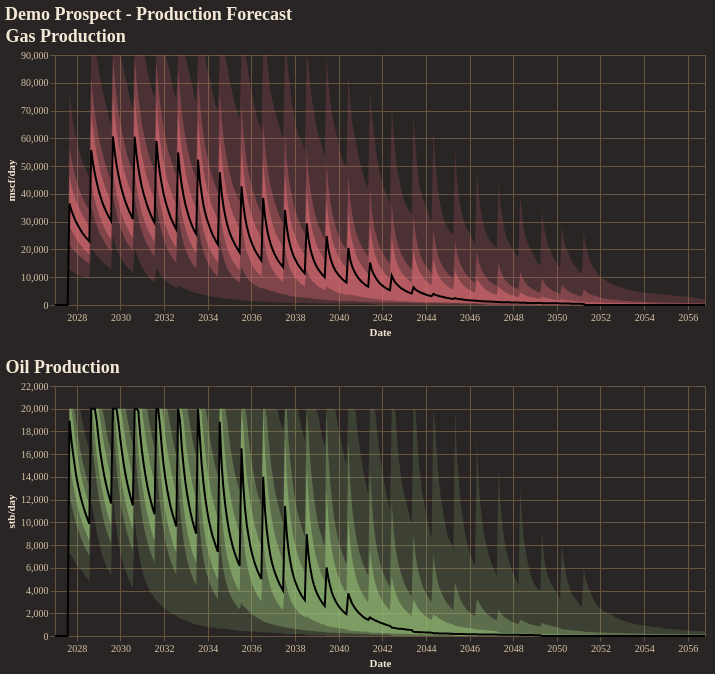

Notebook code for this chart:
### Code cell
fig = reporter.plotter.combined_production_plot(
    figsize=(650, 250),
    backend=PLOTTING_BACKEND
)
fig.show()

### Figure 1 — Vega-Lite specification as saved in the notebook (floating-point values rounded to 4 significant figures; data arrays with more than 128 entries replaced by an {"elided": "..."} marker saying what was removed)
{"config": {"background": "#292524", "view": {"fill": "#292524", "stroke": "#665340"}, "title": {"color": "#f4e9d7", "font": "Merriweather", "fontSize": 18, "fontWeight": 600, "subtitleColor": "#d5c2a6", "anchor": "start"}, "axis": {"domainColor": "#665340", "gridColor": "#665340", "tickColor": "#665340", "labelColor": "#d5c2a6", "titleColor": "#f4e9d7", "labelFont": "Merriweather", "titleFont": "Merriweather"}, "legend": {"titleColor": "#f4e9d7", "labelColor": "#d5c2a6", "labelFont": "Merriweather", "titleFont": "Merriweather", "orient": "top-right", "symbolType": "circle"}, "header": {"labelColor": "#d5c2a6", "titleColor": "#f4e9d7", "labelFont": "Merriweather", "titleFont": "Merriweather"}, "mark": {"color": "#c78d3b"}, "line": {"color": "#c78d3b"}, "bar": {"color": "#c78d3b"}, "point": {"color": "#ddb06d"}, "area": {"color": "#c78d3b", "opacity": 0.35}, "text": {"color": "#f4e9d7", "font": "Merriweather"}, "range": {"category": ["#5DA5DA", "#F28E2B", "#59C36A", "#E15759", "#B07AA1", "#4ECDC4", "#FF9DA7", "#EDC948"]}}, "vconcat": [{"layer": [{"mark": {"type": "area", "color": "rgba(224, 108, 117, 1.0)", "opacity": 0.18}, "encoding": {"tooltip": [{"field": "date", "title": "Date", "type": "temporal"}, {"field": "p01", "format": ",.2f", "title": "P01", "type": "quantitative"}, {"field": "p10", "format": ",.2f", "title": "P10", "type": "quantitative"}, {"field": "p25", "format": ",.2f", "title": "P25", "type": "quantitative"}, {"field": "p50", "format": ",.2f", "title": "P50", "type": "quantitative"}, {"field": "p75", "format": ",.2f", "title": "P75", "type": "quantitative"}, {"field": "p90", "format": ",.2f", "title": "P90", "type": "quantitative"}, {"field": "p99", "format": ",.2f", "title": "P99", "type": "quantitative"}], "x": {"field": "date", "title": "Date", "type": "temporal"}, "y": {"field": "p01", "title": "mscf/day", "type": "quantitative"}, "y2": {"field": "p99"}}}, {"mark": {"type": "area", "color": "rgba(224, 108, 117, 1.0)", "opacity": 0.35}, "encoding": {"tooltip": [{"field": "date", "title": "Date", "type": "temporal"}, {"field": "p01", "format": ",.2f", "title": "P01", "type": "quantitative"}, {"field": "p10", "format": ",.2f", "title": "P10", "type": "quantitative"}, {"field": "p25", "format": ",.2f", "title": "P25", "type": "quantitative"}, {"field": "p50", "format": ",.2f", "title": "P50", "type": "quantitative"}, {"field": "p75", "format": ",.2f", "title": "P75", "type": "quantitative"}, {"field": "p90", "format": ",.2f", "title": "P90", "type": "quantitative"}, {"field": "p99", "format": ",.2f", "title": "P99", "type": "quantitative"}], "x": {"field": "date", "title": "Date", "type": "temporal"}, "y": {"field": "p10", "title": "mscf/day", "type": "quantitative"}, "y2": {"field": "p90"}}}, {"mark": {"type": "area", "color": "rgba(224, 108, 117, 1.0)", "opacity": 0.55}, "encoding": {"tooltip": [{"field": "date", "title": "Date", "type": "temporal"}, {"field": "p01", "format": ",.2f", "title": "P01", "type": "quantitative"}, {"field": "p10", "format": ",.2f", "title": "P10", "type": "quantitative"}, {"field": "p25", "format": ",.2f", "title": "P25", "type": "quantitative"}, {"field": "p50", "format": ",.2f", "title": "P50", "type": "quantitative"}, {"field": "p75", "format": ",.2f", "title": "P75", "type": "quantitative"}, {"field": "p90", "format": ",.2f", "title": "P90", "type": "quantitative"}, {"field": "p99", "format": ",.2f", "title": "P99", "type": "quantitative"}], "x": {"field": "date", "title": "Date", "type": "temporal"}, "y": {"field": "p25", "title": "mscf/day", "type": "quantitative"}, "y2": {"field": "p75"}}}, {"mark": {"type": "line", "color": "black", "strokeWidth": 2}, "encoding": {"tooltip": [{"field": "date", "title": "Date", "type": "temporal"}, {"field": "p01", "format": ",.2f", "title": "P01", "type": "quantitative"}, {"field": "p10", "format": ",.2f", "title": "P10", "type": "quantitative"}, {"field": "p25", "format": ",.2f", "title": "P25", "type": "quantitative"}, {"field": "p50", "format": ",.2f", "title": "P50", "type": "quantitative"}, {"field": "p75", "format": ",.2f", "title": "P75", "type": "quantitative"}, {"field": "p90", "format": ",.2f", "title": "P90", "type": "quantitative"}, {"field": "p99", "format": ",.2f", "title": "P99", "type": "quantitative"}], "x": {"field": "date", "title": "Date", "type": "temporal"}, "y": {"field": "p50", "title": "mscf/day", "type": "quantitative"}}}], "data": {"name": "data-06b13a7e97b9f28b895982e784ce0d6e"}, "height": 250, "title": "Gas Production", "width": 650}, {"layer": [{"mark": {"type": "area", "color": "rgba(152, 195, 121, 1.0)", "opacity": 0.18}, "encoding": {"tooltip": [{"field": "date", "title": "Date", "type": "temporal"}, {"field": "p01", "format": ",.2f", "title": "P01", "type": "quantitative"}, {"field": "p10", "format": ",.2f", "title": "P10", "type": "quantitative"}, {"field": "p25", "format": ",.2f", "title": "P25", "type": "quantitative"}, {"field": "p50", "format": ",.2f", "title": "P50", "type": "quantitative"}, {"field": "p75", "format": ",.2f", "title": "P75", "type": "quantitative"}, {"field": "p90", "format": ",.2f", "title": "P90", "type": "quantitative"}, {"field": "p99", "format": ",.2f", "title": "P99", "type": "quantitative"}], "x": {"field": "date", "title": "Date", "type": "temporal"}, "y": {"field": "p01", "title": "stb/day", "type": "quantitative"}, "y2": {"field": "p99"}}}, {"mark": {"type": "area", "color": "rgba(152, 195, 121, 1.0)", "opacity": 0.35}, "encoding": {"tooltip": [{"field": "date", "title": "Date", "type": "temporal"}, {"field": "p01", "format": ",.2f", "title": "P01", "type": "quantitative"}, {"field": "p10", "format": ",.2f", "title": "P10", "type": "quantitative"}, {"field": "p25", "format": ",.2f", "title": "P25", "type": "quantitative"}, {"field": "p50", "format": ",.2f", "title": "P50", "type": "quantitative"}, {"field": "p75", "format": ",.2f", "title": "P75", "type": "quantitative"}, {"field": "p90", "format": ",.2f", "title": "P90", "type": "quantitative"}, {"field": "p99", "format": ",.2f", "title": "P99", "type": "quantitative"}], "x": {"field": "date", "title": "Date", "type": "temporal"}, "y": {"field": "p10", "title": "stb/day", "type": "quantitative"}, "y2": {"field": "p90"}}}, {"mark": {"type": "area", "color": "rgba(152, 195, 121, 1.0)", "opacity": 0.55}, "encoding": {"tooltip": [{"field": "date", "title": "Date", "type": "temporal"}, {"field": "p01", "format": ",.2f", "title": "P01", "type": "quantitative"}, {"field": "p10", "format": ",.2f", "title": "P10", "type": "quantitative"}, {"field": "p25", "format": ",.2f", "title": "P25", "type": "quantitative"}, {"field": "p50", "format": ",.2f", "title": "P50", "type": "quantitative"}, {"field": "p75", "format": ",.2f", "title": "P75", "type": "quantitative"}, {"field": "p90", "format": ",.2f", "title": "P90", "type": "quantitative"}, {"field": "p99", "format": ",.2f", "title": "P99", "type": "quantitative"}], "x": {"field": "date", "title": "Date", "type": "temporal"}, "y": {"field": "p25", "title": "stb/day", "type": "quantitative"}, "y2": {"field": "p75"}}}, {"mark": {"type": "line", "color": "black", "strokeWidth": 2}, "encoding": {"tooltip": [{"field": "date", "title": "Date", "type": "temporal"}, {"field": "p01", "format": ",.2f", "title": "P01", "type": "quantitative"}, {"field": "p10", "format": ",.2f", "title": "P10", "type": "quantitative"}, {"field": "p25", "format": ",.2f", "title": "P25", "type": "quantitative"}, {"field": "p50", "format": ",.2f", "title": "P50", "type": "quantitative"}, {"field": "p75", "format": ",.2f", "title": "P75", "type": "quantitative"}, {"field": "p90", "format": ",.2f", "title": "P90", "type": "quantitative"}, {"field": "p99", "format": ",.2f", "title": "P99", "type": "quantitative"}], "x": {"field": "date", "title": "Date", "type": "temporal"}, "y": {"field": "p50", "title": "stb/day", "type": "quantitative"}}}], "data": {"name": "data-40a86a8af2549619283854787e9f077c"}, "height": 250, "title": "Oil Production", "width": 650}], "title": "Demo Prospect - Production Forecast", "$schema": "https://vega.github.io/schema/vega-lite/v5.20.1.json", "datasets": {"data-06b13a7e97b9f28b895982e784ce0d6e": {"elided": "360 records"}, "data-40a86a8af2549619283854787e9f077c": {"elided": "360 records"}}}
